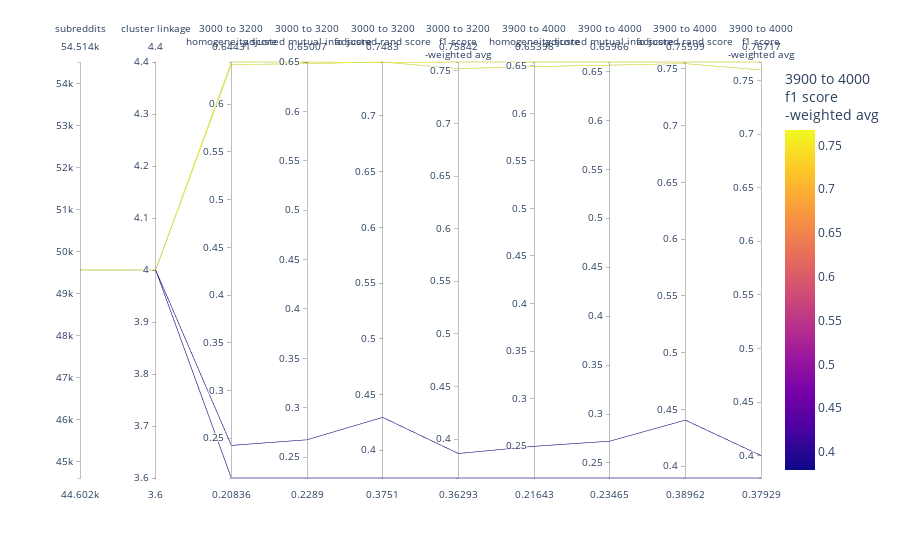

Notebook cell for this chart:
### Code cell
l_cols_plot_raw_ = l_parallel_params + l_parallel_metrics_3k + l_parallel_metrics_4k
l_cols_plot_clean_ = [rename_col_for_display(c) for c in l_cols_plot_raw_]
df_plot_ = (
    df_mlf_clustering_candidates
    [df_mlf_clustering_candidates['metrics.filtered_embeddings-n_rows'] >= 49500]
    [l_cols_plot_raw_]
    .rename(columns={c: rename_col_for_display(c) for c in l_cols_plot_raw_})
    .reset_index(drop=True)
)
print(df_plot_.shape)
# remap cluster linkage so it shows up in plot
col_linkage_clean = ['cluster linkage']
df_plot_[col_linkage_clean] = df_plot_[col_linkage_clean].replace(d_linkage_to_num)
print(f"Linkage names:\n {d_num_to_linkage}")


fig = px.parallel_coordinates(
    df_plot_,
    color=l_cols_plot_clean_[-1],
    # dimensions=l_cols_plot_clean_,
    # labels={},
    # color_continuous_scale=px.colors.diverging.Tealrose,
    # color_continuous_midpoint=2
)
fig.show()

### Figure 1 — Plotly figure (JSON) as saved in the notebook; plotly's stock layout.template omitted (floating-point values rounded to 4 significant figures)
{"data": [{"dimensions": [{"label": "subreddits", "values": [49558, 49558, 49558, 49558]}, {"label": "cluster linkage", "values": [4, 4, 4, 4]}, {"label": "3000 to 3200<br>homogeneity score<br>", "values": [0.2084, 0.6443, 0.2425, 0.6416]}, {"label": "3000 to 3200<br>adjusted mutual info score<br>", "values": [0.2289, 0.6501, 0.2676, 0.6485]}, {"label": "3000 to 3200<br>adjusted rand score<br>", "values": [0.3751, 0.7478, 0.4295, 0.7483]}, {"label": "3000 to 3200<br>f1 score<br>-weighted avg<br>", "values": [0.3629, 0.7584, 0.3862, 0.7521]}, {"label": "3900 to 4000<br>homogeneity score<br>", "values": [0.2164, 0.654, 0.2498, 0.6492]}, {"label": "3900 to 4000<br>adjusted mutual info score<br>", "values": [0.2346, 0.6597, 0.2722, 0.6564]}, {"label": "3900 to 4000<br>adjusted rand score<br>", "values": [0.3896, 0.756, 0.4406, 0.7546]}, {"label": "3900 to 4000<br>f1 score<br>-weighted avg<br>", "values": [0.3793, 0.7672, 0.4002, 0.7597]}], "domain": {"x": [0, 1], "y": [0, 1]}, "line": {"color": [0.3793, 0.7672, 0.4002, 0.7597], "coloraxis": "coloraxis"}, "name": "", "type": "parcoords"}], "layout": {"coloraxis": {"colorbar": {"title": {"text": "3900 to 4000<br>f1 score<br>-weighted avg<br>"}}, "colorscale": [[0, "#0d0887"], [0.1111, "#46039f"], [0.2222, "#7201a8"], [0.3333, "#9c179e"], [0.4444, "#bd3786"], [0.5556, "#d8576b"], [0.6667, "#ed7953"], [0.7778, "#fb9f3a"], [0.8889, "#fdca26"], [1, "#f0f921"]]}, "legend": {"tracegroupgap": 0}, "margin": {"t": 60}}}
